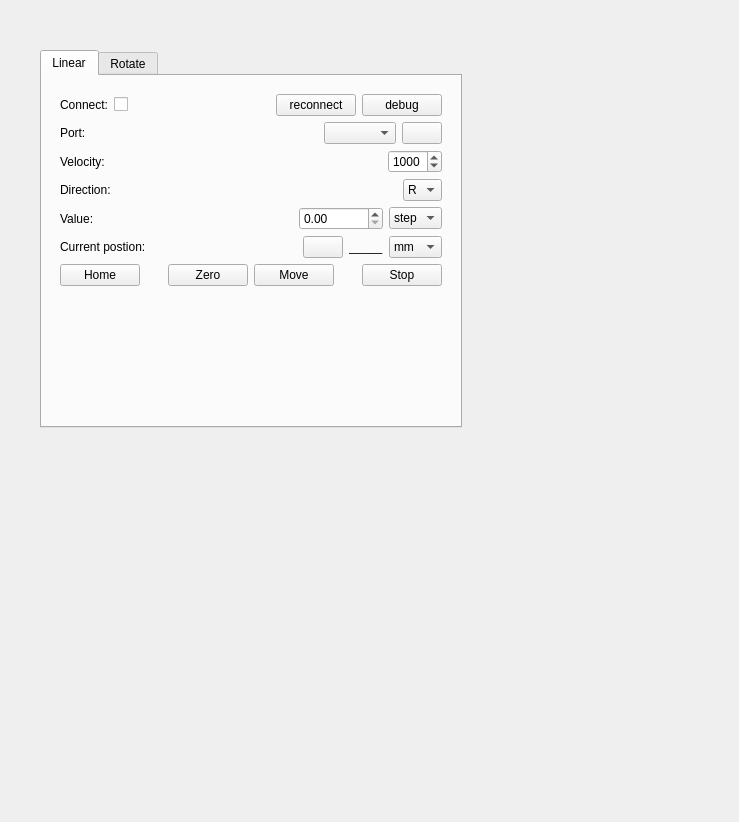
<?xml version="1.0" encoding="UTF-8"?>
<ui version="4.0">
 <class>IgusManager</class>
 <widget class="QWidget" name="IgusManager">
  <property name="geometry">
   <rect>
    <x>0</x>
    <y>0</y>
    <width>739</width>
    <height>822</height>
   </rect>
  </property>
  <property name="windowTitle">
   <string>Igus Manager</string>
  </property>
  <widget class="QWidget" name="dockWidget_IgusManagerContents" native="true">
   <property name="geometry">
    <rect>
     <x>40</x>
     <y>50</y>
     <width>422</width>
     <height>378</height>
    </rect>
   </property>
   <layout class="QVBoxLayout" name="verticalLayout">
    <item>
     <widget class="QTabWidget" name="tabWidget">
      <property name="currentIndex">
       <number>0</number>
      </property>
      <widget class="QWidget" name="tab_linear">
       <attribute name="title">
        <string>Linear</string>
       </attribute>
       <layout class="QVBoxLayout" name="verticalLayout_2">
        <item>
         <widget class="QWidget" name="dockWidget_IgusManagerContents_1" native="true">
          <layout class="QVBoxLayout" name="dockWidget_CompositeManagerContents">
           <item>
            <layout class="QHBoxLayout" name="horizontalLayout">
             <item>
              <widget class="QLabel" name="label">
               <property name="text">
                <string>Connect:</string>
               </property>
              </widget>
             </item>
             <item>
              <widget class="QCheckBox" name="checkBox_run_linear">
               <property name="text">
                <string/>
               </property>
              </widget>
             </item>
             <item>
              <spacer name="horizontalSpacer">
               <property name="orientation">
                <enum>Qt::Horizontal</enum>
               </property>
               <property name="sizeHint" stdset="0">
                <size>
                 <width>40</width>
                 <height>20</height>
                </size>
               </property>
              </spacer>
             </item>
             <item>
              <widget class="QPushButton" name="pushButton_reconnect_linear">
               <property name="text">
                <string>reconnect</string>
               </property>
              </widget>
             </item>
             <item>
              <widget class="QPushButton" name="pushButton_debug_linear">
               <property name="text">
                <string>debug</string>
               </property>
              </widget>
             </item>
            </layout>
           </item>
           <item>
            <layout class="QHBoxLayout" name="horizontalLayout_2">
             <item>
              <widget class="QLabel" name="label_2">
               <property name="text">
                <string>Port:</string>
               </property>
              </widget>
             </item>
             <item>
              <spacer name="horizontalSpacer_2">
               <property name="orientation">
                <enum>Qt::Horizontal</enum>
               </property>
               <property name="sizeHint" stdset="0">
                <size>
                 <width>40</width>
                 <height>20</height>
                </size>
               </property>
              </spacer>
             </item>
             <item>
              <widget class="QComboBox" name="comboBox_port_linear"/>
             </item>
             <item>
              <widget class="QPushButton" name="pushButton_refresh_device">
               <property name="text">
                <string/>
               </property>
               <property name="icon">
                <iconset>
                 <normaloff>icon/refresh.png</normaloff>icon/refresh.png</iconset>
               </property>
              </widget>
             </item>
            </layout>
           </item>
           <item>
            <layout class="QHBoxLayout" name="horizontalLayout_3">
             <item>
              <widget class="QLabel" name="label_6">
               <property name="text">
                <string>Velocity:</string>
               </property>
              </widget>
             </item>
             <item>
              <spacer name="horizontalSpacer_3">
               <property name="orientation">
                <enum>Qt::Horizontal</enum>
               </property>
               <property name="sizeHint" stdset="0">
                <size>
                 <width>40</width>
                 <height>20</height>
                </size>
               </property>
              </spacer>
             </item>
             <item>
              <widget class="QSpinBox" name="spinBox_velocity_linear">
               <property name="minimum">
                <number>1</number>
               </property>
               <property name="maximum">
                <number>3000</number>
               </property>
               <property name="value">
                <number>1000</number>
               </property>
              </widget>
             </item>
            </layout>
           </item>
           <item>
            <layout class="QHBoxLayout" name="horizontalLayout_5">
             <item>
              <widget class="QLabel" name="label_3">
               <property name="text">
                <string>Direction:</string>
               </property>
              </widget>
             </item>
             <item>
              <spacer name="horizontalSpacer_5">
               <property name="orientation">
                <enum>Qt::Horizontal</enum>
               </property>
               <property name="sizeHint" stdset="0">
                <size>
                 <width>40</width>
                 <height>20</height>
                </size>
               </property>
              </spacer>
             </item>
             <item>
              <widget class="QComboBox" name="comboBox_dir_linear">
               <item>
                <property name="text">
                 <string>R</string>
                </property>
               </item>
               <item>
                <property name="text">
                 <string>L</string>
                </property>
               </item>
              </widget>
             </item>
            </layout>
           </item>
           <item>
            <layout class="QHBoxLayout" name="horizontalLayout_6">
             <item>
              <widget class="QLabel" name="label_4">
               <property name="text">
                <string>Value:</string>
               </property>
              </widget>
             </item>
             <item>
              <spacer name="horizontalSpacer_6">
               <property name="orientation">
                <enum>Qt::Horizontal</enum>
               </property>
               <property name="sizeHint" stdset="0">
                <size>
                 <width>40</width>
                 <height>20</height>
                </size>
               </property>
              </spacer>
             </item>
             <item>
              <widget class="QDoubleSpinBox" name="doubleSpinBox_value_linear">
               <property name="minimum">
                <double>0.000000000000000</double>
               </property>
               <property name="maximum">
                <double>9999999.990000000223517</double>
               </property>
              </widget>
             </item>
             <item>
              <widget class="QComboBox" name="comboBox_value_unit_linear">
               <item>
                <property name="text">
                 <string>step</string>
                </property>
               </item>
               <item>
                <property name="text">
                 <string>mm</string>
                </property>
               </item>
              </widget>
             </item>
            </layout>
           </item>
           <item>
            <layout class="QHBoxLayout" name="horizontalLayout_9">
             <item>
              <widget class="QLabel" name="label_7">
               <property name="text">
                <string>Current postion:</string>
               </property>
              </widget>
             </item>
             <item>
              <spacer name="horizontalSpacer_9">
               <property name="orientation">
                <enum>Qt::Horizontal</enum>
               </property>
               <property name="sizeHint" stdset="0">
                <size>
                 <width>40</width>
                 <height>20</height>
                </size>
               </property>
              </spacer>
             </item>
             <item>
              <widget class="QPushButton" name="pushButton_refresh_pos_linear">
               <property name="text">
                <string/>
               </property>
               <property name="icon">
                <iconset>
                 <normaloff>icon/refresh.png</normaloff>icon/refresh.png</iconset>
               </property>
              </widget>
             </item>
             <item>
              <widget class="QLabel" name="label_current_pos_linear">
               <property name="text">
                <string>_____</string>
               </property>
              </widget>
             </item>
             <item>
              <widget class="QComboBox" name="comboBox_currentPos_unit_linear">
               <item>
                <property name="text">
                 <string>mm</string>
                </property>
               </item>
               <item>
                <property name="text">
                 <string>step</string>
                </property>
               </item>
              </widget>
             </item>
            </layout>
           </item>
           <item>
            <layout class="QHBoxLayout" name="horizontalLayout_8">
             <item>
              <widget class="QPushButton" name="pushButton_Home_linear">
               <property name="text">
                <string>Home</string>
               </property>
              </widget>
             </item>
             <item>
              <spacer name="horizontalSpacer_8">
               <property name="orientation">
                <enum>Qt::Horizontal</enum>
               </property>
               <property name="sizeHint" stdset="0">
                <size>
                 <width>40</width>
                 <height>20</height>
                </size>
               </property>
              </spacer>
             </item>
             <item>
              <widget class="QPushButton" name="pushButton_zero_linear">
               <property name="text">
                <string>Zero</string>
               </property>
              </widget>
             </item>
             <item>
              <widget class="QPushButton" name="pushButton_Move_linear">
               <property name="text">
                <string>Move</string>
               </property>
              </widget>
             </item>
             <item>
              <spacer name="horizontalSpacer_7">
               <property name="orientation">
                <enum>Qt::Horizontal</enum>
               </property>
               <property name="sizeHint" stdset="0">
                <size>
                 <width>40</width>
                 <height>20</height>
                </size>
               </property>
              </spacer>
             </item>
             <item>
              <widget class="QPushButton" name="pushButton_Stop_linear">
               <property name="text">
                <string>Stop</string>
               </property>
              </widget>
             </item>
            </layout>
           </item>
           <item>
            <spacer name="verticalSpacer">
             <property name="orientation">
              <enum>Qt::Vertical</enum>
             </property>
             <property name="sizeHint" stdset="0">
              <size>
               <width>20</width>
               <height>40</height>
              </size>
             </property>
            </spacer>
           </item>
          </layout>
         </widget>
        </item>
       </layout>
      </widget>
      <widget class="QWidget" name="tab_rotate">
       <attribute name="title">
        <string>Rotate</string>
       </attribute>
       <layout class="QVBoxLayout" name="verticalLayout_4">
        <item>
         <widget class="QWidget" name="widget_2" native="true">
          <layout class="QVBoxLayout" name="verticalLayout_3">
           <item>
            <widget class="QWidget" name="dockWidget_IgusManagerContents_2" native="true">
             <layout class="QVBoxLayout" name="dockWidget_CompositeManagerContents_2">
              <item>
               <layout class="QHBoxLayout" name="horizontalLayout_4">
                <item>
                 <widget class="QLabel" name="label_5">
                  <property name="text">
                   <string>Connect:</string>
                  </property>
                 </widget>
                </item>
                <item>
                 <widget class="QCheckBox" name="checkBox_run_rotate">
                  <property name="text">
                   <string/>
                  </property>
                 </widget>
                </item>
                <item>
                 <spacer name="horizontalSpacer_4">
                  <property name="orientation">
                   <enum>Qt::Horizontal</enum>
                  </property>
                  <property name="sizeHint" stdset="0">
                   <size>
                    <width>40</width>
                    <height>20</height>
                   </size>
                  </property>
                 </spacer>
                </item>
                <item>
                 <widget class="QPushButton" name="pushButton_reconnect_rotate">
                  <property name="text">
                   <string>reconnect</string>
                  </property>
                 </widget>
                </item>
                <item>
                 <widget class="QPushButton" name="pushButton_debug_rotate">
                  <property name="text">
                   <string>debug</string>
                  </property>
                 </widget>
                </item>
               </layout>
              </item>
              <item>
               <layout class="QHBoxLayout" name="horizontalLayout_7">
                <item>
                 <widget class="QLabel" name="label_8">
                  <property name="text">
                   <string>Port:</string>
                  </property>
                 </widget>
                </item>
                <item>
                 <spacer name="horizontalSpacer_10">
                  <property name="orientation">
                   <enum>Qt::Horizontal</enum>
                  </property>
                  <property name="sizeHint" stdset="0">
                   <size>
                    <width>40</width>
                    <height>20</height>
                   </size>
                  </property>
                 </spacer>
                </item>
                <item>
                 <widget class="QComboBox" name="comboBox_port_rotate"/>
                </item>
                <item>
                 <widget class="QPushButton" name="pushButton_refresh_device_2">
                  <property name="text">
                   <string/>
                  </property>
                  <property name="icon">
                   <iconset>
                    <normaloff>icon/refresh.png</normaloff>icon/refresh.png</iconset>
                  </property>
                 </widget>
                </item>
               </layout>
              </item>
              <item>
               <layout class="QHBoxLayout" name="horizontalLayout_10">
                <item>
                 <widget class="QLabel" name="label_9">
                  <property name="text">
                   <string>Velocity:</string>
                  </property>
                 </widget>
                </item>
                <item>
                 <spacer name="horizontalSpacer_11">
                  <property name="orientation">
                   <enum>Qt::Horizontal</enum>
                  </property>
                  <property name="sizeHint" stdset="0">
                   <size>
                    <width>40</width>
                    <height>20</height>
                   </size>
                  </property>
                 </spacer>
                </item>
                <item>
                 <widget class="QSpinBox" name="spinBox_velocity_rotate">
                  <property name="minimum">
                   <number>1</number>
                  </property>
                  <property name="maximum">
                   <number>3000</number>
                  </property>
                  <property name="value">
                   <number>4</number>
                  </property>
                 </widget>
                </item>
               </layout>
              </item>
              <item>
               <layout class="QHBoxLayout" name="horizontalLayout_11">
                <item>
                 <widget class="QLabel" name="label_10">
                  <property name="text">
                   <string>Direction:</string>
                  </property>
                 </widget>
                </item>
                <item>
                 <spacer name="horizontalSpacer_12">
                  <property name="orientation">
                   <enum>Qt::Horizontal</enum>
                  </property>
                  <property name="sizeHint" stdset="0">
                   <size>
                    <width>40</width>
                    <height>20</height>
                   </size>
                  </property>
                 </spacer>
                </item>
                <item>
                 <widget class="QComboBox" name="comboBox_dir_rotate">
                  <item>
                   <property name="text">
                    <string>R</string>
                   </property>
                  </item>
                  <item>
                   <property name="text">
                    <string>L</string>
                   </property>
                  </item>
                 </widget>
                </item>
               </layout>
              </item>
              <item>
               <layout class="QHBoxLayout" name="horizontalLayout_12">
                <item>
                 <widget class="QLabel" name="label_11">
                  <property name="text">
                   <string>Value:</string>
                  </property>
                 </widget>
                </item>
                <item>
                 <spacer name="horizontalSpacer_13">
                  <property name="orientation">
                   <enum>Qt::Horizontal</enum>
                  </property>
                  <property name="sizeHint" stdset="0">
                   <size>
                    <width>40</width>
                    <height>20</height>
                   </size>
                  </property>
                 </spacer>
                </item>
                <item>
                 <widget class="QDoubleSpinBox" name="doubleSpinBox_value_rotate">
                  <property name="minimum">
                   <double>0.000000000000000</double>
                  </property>
                  <property name="maximum">
                   <double>9999999.990000000223517</double>
                  </property>
                  <property name="value">
                   <double>400.000000000000000</double>
                  </property>
                 </widget>
                </item>
                <item>
                 <widget class="QComboBox" name="comboBox_value_unit_rotate">
                  <item>
                   <property name="text">
                    <string>step</string>
                   </property>
                  </item>
                  <item>
                   <property name="text">
                    <string>mm</string>
                   </property>
                  </item>
                 </widget>
                </item>
               </layout>
              </item>
              <item>
               <layout class="QHBoxLayout" name="horizontalLayout_13">
                <item>
                 <widget class="QLabel" name="label_12">
                  <property name="text">
                   <string>Current postion:</string>
                  </property>
                 </widget>
                </item>
                <item>
                 <spacer name="horizontalSpacer_14">
                  <property name="orientation">
                   <enum>Qt::Horizontal</enum>
                  </property>
                  <property name="sizeHint" stdset="0">
                   <size>
                    <width>40</width>
                    <height>20</height>
                   </size>
                  </property>
                 </spacer>
                </item>
                <item>
                 <widget class="QPushButton" name="pushButton_refresh_pos_rotate">
                  <property name="text">
                   <string/>
                  </property>
                  <property name="icon">
                   <iconset>
                    <normaloff>icon/refresh.png</normaloff>icon/refresh.png</iconset>
                  </property>
                 </widget>
                </item>
                <item>
                 <widget class="QLabel" name="label_current_pos_rotate">
                  <property name="text">
                   <string>_____</string>
                  </property>
                 </widget>
                </item>
                <item>
                 <widget class="QComboBox" name="comboBox_currentPos_unit_rotate">
                  <item>
                   <property name="text">
                    <string>mm</string>
                   </property>
                  </item>
                  <item>
                   <property name="text">
                    <string>step</string>
                   </property>
                  </item>
                 </widget>
                </item>
               </layout>
              </item>
              <item>
               <layout class="QHBoxLayout" name="horizontalLayout_14">
                <item>
                 <widget class="QPushButton" name="pushButton_Home_rotate">
                  <property name="text">
                   <string>Home</string>
                  </property>
                 </widget>
                </item>
                <item>
                 <spacer name="horizontalSpacer_15">
                  <property name="orientation">
                   <enum>Qt::Horizontal</enum>
                  </property>
                  <property name="sizeHint" stdset="0">
                   <size>
                    <width>40</width>
                    <height>20</height>
                   </size>
                  </property>
                 </spacer>
                </item>
                <item>
                 <widget class="QPushButton" name="pushButton_zero_rotate">
                  <property name="text">
                   <string>Zero</string>
                  </property>
                 </widget>
                </item>
                <item>
                 <widget class="QPushButton" name="pushButton_Move_rotate">
                  <property name="text">
                   <string>Move</string>
                  </property>
                 </widget>
                </item>
                <item>
                 <spacer name="horizontalSpacer_16">
                  <property name="orientation">
                   <enum>Qt::Horizontal</enum>
                  </property>
                  <property name="sizeHint" stdset="0">
                   <size>
                    <width>40</width>
                    <height>20</height>
                   </size>
                  </property>
                 </spacer>
                </item>
                <item>
                 <widget class="QPushButton" name="pushButton_Stop_rotate">
                  <property name="text">
                   <string>Stop</string>
                  </property>
                 </widget>
                </item>
               </layout>
              </item>
              <item>
               <spacer name="verticalSpacer_2">
                <property name="orientation">
                 <enum>Qt::Vertical</enum>
                </property>
                <property name="sizeHint" stdset="0">
                 <size>
                  <width>20</width>
                  <height>40</height>
                 </size>
                </property>
               </spacer>
              </item>
             </layout>
            </widget>
           </item>
          </layout>
         </widget>
        </item>
       </layout>
      </widget>
     </widget>
    </item>
   </layout>
  </widget>
 </widget>
 <resources/>
 <connections>
  <connection>
   <sender>pushButton_refresh_device</sender>
   <signal>clicked()</signal>
   <receiver>pushButton_refresh_device_2</receiver>
   <slot>click()</slot>
   <hints>
    <hint type="sourcelabel">
     <x>424</x>
     <y>151</y>
    </hint>
    <hint type="destinationlabel">
     <x>556</x>
     <y>173</y>
    </hint>
   </hints>
  </connection>
  <connection>
   <sender>pushButton_refresh_device_2</sender>
   <signal>clicked()</signal>
   <receiver>pushButton_refresh_device</receiver>
   <slot>click()</slot>
   <hints>
    <hint type="sourcelabel">
     <x>543</x>
     <y>176</y>
    </hint>
    <hint type="destinationlabel">
     <x>426</x>
     <y>143</y>
    </hint>
   </hints>
  </connection>
 </connections>
</ui>
